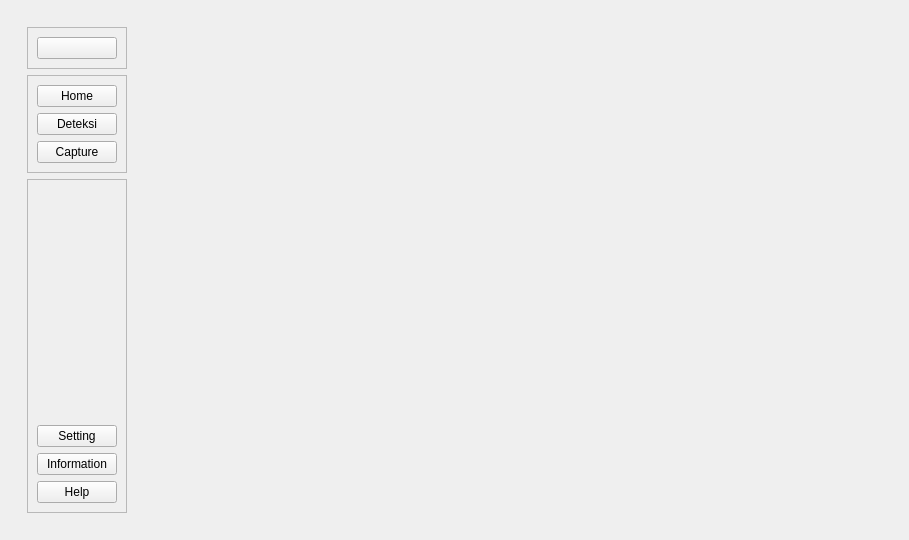
<?xml version="1.0" encoding="UTF-8"?>
<ui version="4.0">
 <class>MainWindow</class>
 <widget class="QMainWindow" name="MainWindow">
  <property name="geometry">
   <rect>
    <x>0</x>
    <y>0</y>
    <width>909</width>
    <height>540</height>
   </rect>
  </property>
  <property name="windowTitle">
   <string>MainWindow</string>
  </property>
  <widget class="QWidget" name="centralwidget">
   <layout class="QHBoxLayout" name="horizontalLayout">
    <item>
     <widget class="QWidget" name="leftMenuContainer" native="true">
      <property name="minimumSize">
       <size>
        <width>440</width>
        <height>0</height>
       </size>
      </property>
      <layout class="QVBoxLayout" name="verticalLayout">
       <item alignment="Qt::AlignLeft">
        <widget class="QWidget" name="leftMenuSubContainer" native="true">
         <layout class="QVBoxLayout" name="verticalLayout_2">
          <item>
           <widget class="QFrame" name="frame">
            <property name="frameShape">
             <enum>QFrame::StyledPanel</enum>
            </property>
            <property name="frameShadow">
             <enum>QFrame::Raised</enum>
            </property>
            <layout class="QHBoxLayout" name="horizontalLayout_2">
             <item>
              <widget class="QPushButton" name="menuBtn">
               <property name="toolTip">
                <string>Menu</string>
               </property>
               <property name="text">
                <string/>
               </property>
               <property name="icon">
                <iconset resource="resources.qrc">
                 <normaloff>:/icons/icons/align-justify.svg</normaloff>:/icons/icons/align-justify.svg</iconset>
               </property>
               <property name="iconSize">
                <size>
                 <width>24</width>
                 <height>24</height>
                </size>
               </property>
              </widget>
             </item>
            </layout>
           </widget>
          </item>
          <item alignment="Qt::AlignTop">
           <widget class="QFrame" name="frame_2">
            <property name="sizePolicy">
             <sizepolicy hsizetype="Preferred" vsizetype="Preferred">
              <horstretch>0</horstretch>
              <verstretch>0</verstretch>
             </sizepolicy>
            </property>
            <property name="frameShape">
             <enum>QFrame::StyledPanel</enum>
            </property>
            <property name="frameShadow">
             <enum>QFrame::Raised</enum>
            </property>
            <layout class="QVBoxLayout" name="verticalLayout_3">
             <item>
              <widget class="QPushButton" name="pushButton_2">
               <property name="toolTip">
                <string>Home</string>
               </property>
               <property name="text">
                <string>Home</string>
               </property>
               <property name="icon">
                <iconset resource="resources.qrc">
                 <normaloff>:/icons/icons/home.svg</normaloff>:/icons/icons/home.svg</iconset>
               </property>
               <property name="iconSize">
                <size>
                 <width>24</width>
                 <height>24</height>
                </size>
               </property>
              </widget>
             </item>
             <item>
              <widget class="QPushButton" name="pushButton_3">
               <property name="toolTip">
                <string>Deteksi</string>
               </property>
               <property name="text">
                <string>Deteksi</string>
               </property>
               <property name="icon">
                <iconset resource="resources.qrc">
                 <normaloff>:/icons/icons/monitor.svg</normaloff>:/icons/icons/monitor.svg</iconset>
               </property>
               <property name="iconSize">
                <size>
                 <width>24</width>
                 <height>24</height>
                </size>
               </property>
              </widget>
             </item>
             <item>
              <widget class="QPushButton" name="pushButton_4">
               <property name="toolTip">
                <string>Capture</string>
               </property>
               <property name="text">
                <string>Capture</string>
               </property>
               <property name="icon">
                <iconset resource="resources.qrc">
                 <normaloff>:/icons/icons/aperture.svg</normaloff>:/icons/icons/aperture.svg</iconset>
               </property>
               <property name="iconSize">
                <size>
                 <width>24</width>
                 <height>24</height>
                </size>
               </property>
              </widget>
             </item>
            </layout>
           </widget>
          </item>
          <item>
           <widget class="QFrame" name="frame_3">
            <property name="frameShape">
             <enum>QFrame::StyledPanel</enum>
            </property>
            <property name="frameShadow">
             <enum>QFrame::Raised</enum>
            </property>
            <layout class="QVBoxLayout" name="verticalLayout_4">
             <item>
              <spacer name="verticalSpacer">
               <property name="orientation">
                <enum>Qt::Vertical</enum>
               </property>
               <property name="sizeHint" stdset="0">
                <size>
                 <width>20</width>
                 <height>40</height>
                </size>
               </property>
              </spacer>
             </item>
             <item>
              <widget class="QPushButton" name="pushButton_5">
               <property name="toolTip">
                <string>Go to setting</string>
               </property>
               <property name="text">
                <string>Setting</string>
               </property>
               <property name="icon">
                <iconset resource="resources.qrc">
                 <normaloff>:/icons/icons/settings.svg</normaloff>:/icons/icons/settings.svg</iconset>
               </property>
               <property name="iconSize">
                <size>
                 <width>24</width>
                 <height>24</height>
                </size>
               </property>
              </widget>
             </item>
             <item>
              <widget class="QPushButton" name="pushButton_6">
               <property name="toolTip">
                <string>Information about the app</string>
               </property>
               <property name="text">
                <string>Information</string>
               </property>
               <property name="icon">
                <iconset resource="resources.qrc">
                 <normaloff>:/icons/icons/info.svg</normaloff>:/icons/icons/info.svg</iconset>
               </property>
               <property name="iconSize">
                <size>
                 <width>24</width>
                 <height>24</height>
                </size>
               </property>
              </widget>
             </item>
             <item>
              <widget class="QPushButton" name="pushButton_7">
               <property name="toolTip">
                <string>Get more help</string>
               </property>
               <property name="text">
                <string>Help</string>
               </property>
               <property name="icon">
                <iconset resource="resources.qrc">
                 <normaloff>:/icons/icons/help-circle.svg</normaloff>:/icons/icons/help-circle.svg</iconset>
               </property>
               <property name="iconSize">
                <size>
                 <width>24</width>
                 <height>24</height>
                </size>
               </property>
              </widget>
             </item>
            </layout>
           </widget>
          </item>
         </layout>
        </widget>
       </item>
      </layout>
     </widget>
    </item>
    <item>
     <widget class="QWidget" name="rightMenuContainer" native="true"/>
    </item>
   </layout>
  </widget>
 </widget>
 <resources>
  <include location="resources.qrc"/>
 </resources>
 <connections/>
</ui>
